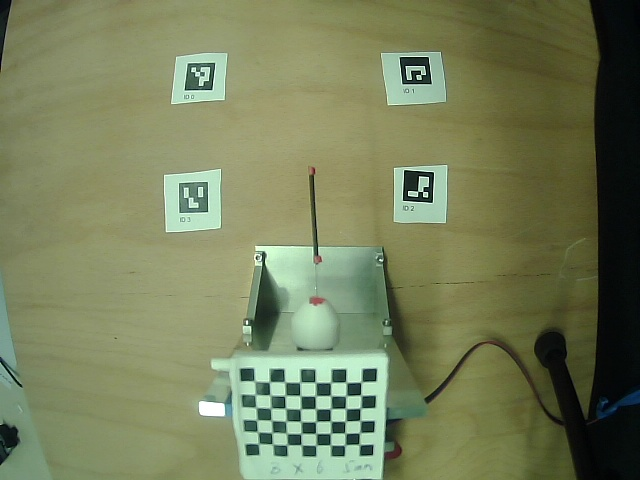
#> input picture calib_imgs/calib_019.jpg, 640 x 480 px
$ python -i bounds_beam.py   (imports and definitions only)
#> lines starting #> are read from the running program, lines starting #| are printed output that depends on the picture; after the words box and inside, x2 and y2 are one past the last pixel; in counts of white or black regions, pixels touching at a corner belong together
#> further down, picture is the input picture: shape (480, 640, 3); mean B, G, R 90.3, 126.6, 117.7
### proper_research/vision/vision_w_tangnet.py
import cv2
import json
import os
import numpy as np
import matplotlib.pyplot as plt

from proper_research.vision.measure_length import new_capture

ROI_CONFIG_FILE = "red_roi_box.json"


# ----------------------------
# ROI utilities
# ----------------------------
# [32 lines left out: functions save_roi_box, load_roi_box, select_roi_interactive, not called in this run]


# ----------------------------
# Angle helper
# ----------------------------
class AngleUnwrapper:
    def __init__(self):
        self.prev = None

    # [13 lines left out: function __call__, not called in this run]


unwrap_tip_angle = AngleUnwrapper()
# [348 lines left out: functions signed_angle_between_vectors, angle_deg_from_points, image_to_base_frame, order_four_markers, measure_tip_state_4markers, detect_4_red_markers_in_roi and 1 more, not called in this run]

# [36 lines that do not run on import are left out]

### proper_research/vision/bounds_beam.py
import cv2
import json
import os
import numpy as np
import matplotlib.pyplot as plt
from proper_research.vision.vision_w_tangnet import detect_4_red_markers_in_roi
from proper_research.vision.measure_length import new_capture
from proper_research.vision.line_fit_through_points import measure_tip_base_angles,make_beam_frame_from_proximal_markers, project_point_to_beam_frame
from proper_research.vision.detect_blue import load_manual_vessel_boundaries_with_frame
# from proper_research.vision.boundaries import detect_blue_vessel_boundaries, smooth_boundary
RED_ROI_CONFIG_FILE = "red_roi_box.json"
BLUE_ROI_CONFIG_FILE = "blue_roi_box.json"
GREEN_ROI_CONFIG_FILE = "green_roi_box.json"
MANUAL_VESSEL_BOUNDARY_FILE = "manual_vessel_boundaries.json"
# [175 lines left out: functions save_roi_box, load_search_area, area_to_bbox, draw_area_overlay, plot_contact_lumen_debug, not called in this run]
def unit(v):
    v = np.asarray(v, float)
    return v / (np.linalg.norm(v) + 1e-12)
# [274 lines left out: functions build_lumen_from_parametric_boundaries, make_fixed_local_frame, make_fixed_local_frame, load_roi_box, compute_tip_wall_distances_with_radius, beam_polyline_from_markers and 3 more, not called in this run]
import cv2
import numpy as np
# from skimage.morphology import skeletonize
# from skimage.graph import route_through_array

# [964 lines left out: functions compute_marker_anchored_black_beam_length_px, draw_beam_and_vessel_overlay, interpolate_boundary_x_at_y, compare_beam_to_vessel, mm_to_px_distance, compute_beam_length_px and 11 more, not called in this run]
def detect_2_green_calibration_points(
    image_bgr,
    roi_box=None,
    roi_polygon=None,
    green_h_low=15,
    green_h_high=110,
    sat_min=20,
    val_min=20,
    min_area=5,
    max_area=50000,
    show_debug=False,
):
#> called with green_h_low = 15, green_h_high = 110, sat_min = 20, val_min = 20, min_area = 5, max_area = 50000, show_debug = False
    if roi_polygon is not None:
        pts = np.array(roi_polygon, dtype=np.float32)
        xs = pts[:, 0]
        ys = pts[:, 1]

        x0 = int(np.floor(xs.min()))
        y0 = int(np.floor(ys.min()))
        x1 = int(np.ceil(xs.max()))
        y1 = int(np.ceil(ys.max()))

        x0 = max(0, x0)
        y0 = max(0, y0)
        x1 = min(image_bgr.shape[1], x1)
        y1 = min(image_bgr.shape[0], y1)

        roi = image_bgr[y0:y1, x0:x1].copy()

        mask_spatial = np.zeros((roi.shape[0], roi.shape[1]), dtype=np.uint8)
        pts_local = np.array(
            [[int(px - x0), int(py - y0)] for px, py in roi_polygon],
            dtype=np.int32
        )
        cv2.fillPoly(mask_spatial, [pts_local], 255)

    elif roi_box is not None:
        x0, y0, w, h = roi_box
        roi = image_bgr[y0:y0 + h, x0:x0 + w].copy()
        mask_spatial = np.full((roi.shape[0], roi.shape[1]), 255, dtype=np.uint8)

    else:
        x0, y0 = 0, 0
        roi = image_bgr.copy()
        mask_spatial = np.full((roi.shape[0], roi.shape[1]), 255, dtype=np.uint8)


    hsv = cv2.cvtColor(roi, cv2.COLOR_BGR2HSV)
#> hsv: shape (480, 640, 3); mean H, S, V 42.3, 85.3, 127

    lower = np.array([green_h_low, sat_min, val_min], dtype=np.uint8)
    upper = np.array([green_h_high, 255, 255], dtype=np.uint8)

    mask = cv2.inRange(hsv, lower, upper)
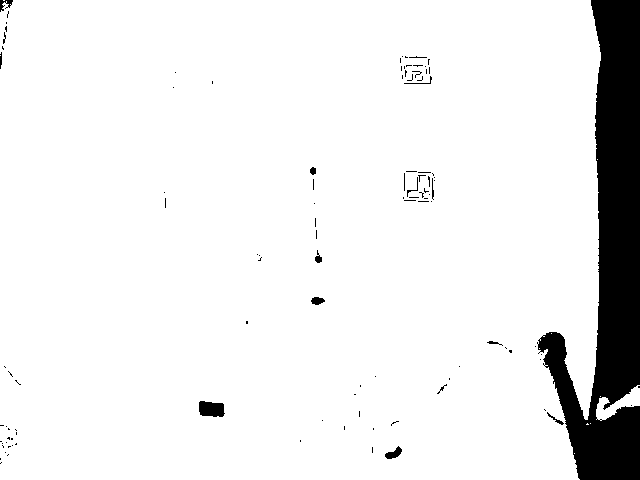
#> mask: shape (480, 640); 91.9% white; 107 black regions (93 under 20 px), largest, box (x1, y1, x2, y2) and area: (537, 0, 640, 480) 23349, (199, 401, 225, 417) 345, (385, 446, 402, 459) 115
    mask = cv2.bitwise_and(mask, mask_spatial)
    # only opening; avoid closing because it merges blobs
    k = np.ones((3, 3), np.uint8)
    mask = cv2.morphologyEx(mask, cv2.MORPH_OPEN, k)
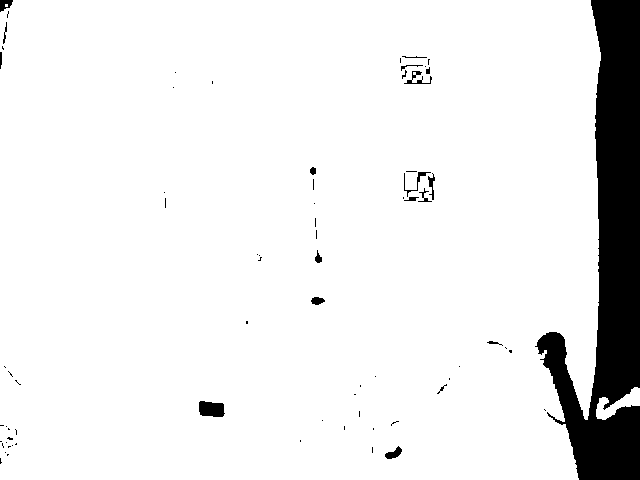
#> mask: shape (480, 640); 91.8% white; 72 black regions (53 under 20 px)
    mask = cv2.bitwise_and(mask, mask_spatial)
    contours, _ = cv2.findContours(mask, cv2.RETR_EXTERNAL, cv2.CHAIN_APPROX_SIMPLE)
#> contours = 3 contours, 1 with area under 20; largest, box (x1, y1, x2, y2) and area: (0, 0, 601, 480) 281726, (596, 387, 640, 420) 557

    candidates = []
    for cnt in contours:
        area = cv2.contourArea(cnt)
        if area < min_area or area > max_area:
            continue

        M = cv2.moments(cnt)
        if abs(M["m00"]) < 1e-8:
            continue

        cx = M["m10"] / M["m00"]
        cy = M["m01"] / M["m00"]

        candidates.append({
            "area": float(area),
            "centroid_roi": (float(cx), float(cy)),
            "contour": cnt,
        })
#> this loop made 3 passes
#> (area, cx, cy) on pass 1: (557, 617.5, 403.8)
#> area on pass 3: 281725.5
#> after the loop, candidates = 1 item

    vis = roi.copy()

    if len(candidates) >= 2:
        candidates = sorted(candidates, key=lambda d: d["area"], reverse=True)[:2]
        pts = []
        for c in candidates:
            cx, cy = c["centroid_roi"]
            pts.append((float(cx + x0), float(cy + y0)))
        pts = sorted(pts, key=lambda p: p[0])
        mode = "two_blobs"

    elif len(candidates) == 1:
        cnt = candidates[0]["contour"]
#> cnt = contour of 74 points, box (x1, y1, x2, y2) (596, 387, 640, 420), area 557
        pts_cnt = cnt.reshape(-1, 2).astype(np.float32)
#> pts_cnt = 74 pairs, first value 596 to 639, second value 387 to 419

        left_idx = int(np.argmin(pts_cnt[:, 0]))
#> left_idx = 42
        right_idx = int(np.argmax(pts_cnt[:, 0]))
#> right_idx = 70

        left_pt_roi = pts_cnt[left_idx]
#> left_pt_roi = [596, 409]
        right_pt_roi = pts_cnt[right_idx]
#> right_pt_roi = [639, 405]

        pts = [
            (float(left_pt_roi[0] + x0), float(left_pt_roi[1] + y0)),
            (float(right_pt_roi[0] + x0), float(right_pt_roi[1] + y0)),
        ]
#> pts = [(596, 409), (639, 405)]
        pts = sorted(pts, key=lambda p: p[0])
        mode = "split_one_blob"

    else:
        raise RuntimeError("Expected at least 1 green blob, found 0")

    p1 = np.array(pts[0], dtype=np.float32)
#> p1 = [596, 409]
    p2 = np.array(pts[1], dtype=np.float32)
#> p2 = [639, 405]
    distance_px = float(np.linalg.norm(p2 - p1))
#> distance_px = 43.19

    if show_debug:
        if len(candidates) > 0:
            for c in candidates:
                cv2.drawContours(vis, [c["contour"]], -1, (255, 255, 255), 2)

        for i, (px, py) in enumerate(pts):
            px_roi = int(round(px - x0))
            py_roi = int(round(py - y0))
            cv2.circle(vis, (px_roi, py_roi), 6, (0, 0, 255), -1)
            cv2.putText(vis, f"G{i+1}", (px_roi + 6, py_roi - 6),
                        cv2.FONT_HERSHEY_SIMPLEX, 0.5, (0, 0, 255), 1)

        cv2.line(
            vis,
            (int(round(pts[0][0] - x0)), int(round(pts[0][1] - y0))),
            (int(round(pts[1][0] - x0)), int(round(pts[1][1] - y0))),
            (0, 255, 255),
            2,
        )

        plt.figure(figsize=(8, 6))
        plt.subplot(1, 2, 1)
        plt.imshow(mask, cmap="gray")
        plt.title("Green mask")
        plt.axis("off")

        plt.subplot(1, 2, 2)
        plt.imshow(cv2.cvtColor(vis, cv2.COLOR_BGR2RGB))
        plt.title(f"{mode}, dist = {distance_px:.2f} px")
        plt.axis("off")
        plt.tight_layout()
        plt.show()

    return {
        "points_px": pts,
        "distance_px": distance_px,
        "mask": mask,
        "mode": mode,
    }
# [19 lines left out: functions compute_mm_per_pixel, pixel_to_mm, not called in this run]
def px_to_mm_distance(dist_px, mm_per_pixel):
    return float(dist_px * mm_per_pixel)
# [64 lines left out: functions order_beam_markers, image_to_base_frame, not called in this run]


class AngleUnwrapper:
    def __init__(self):
        self.prev = None

    # [13 lines left out: function __call__, not called in this run]


unwrap_tip_angle = AngleUnwrapper()

# [456 lines left out: functions order_beam_marker_candidates, signed_angle_between_vectors, normalize_2d, measure_tip_state_4markers, draw_arrow_from_point, unit_vector and 6 more, not called in this run]
# [16 lines not run here, left out]

>>> import cv2
>>> picture = cv2.imread('../../calib_imgs/calib_019.jpg')
>>> result = detect_2_green_calibration_points(picture)
#> result = 4 items
